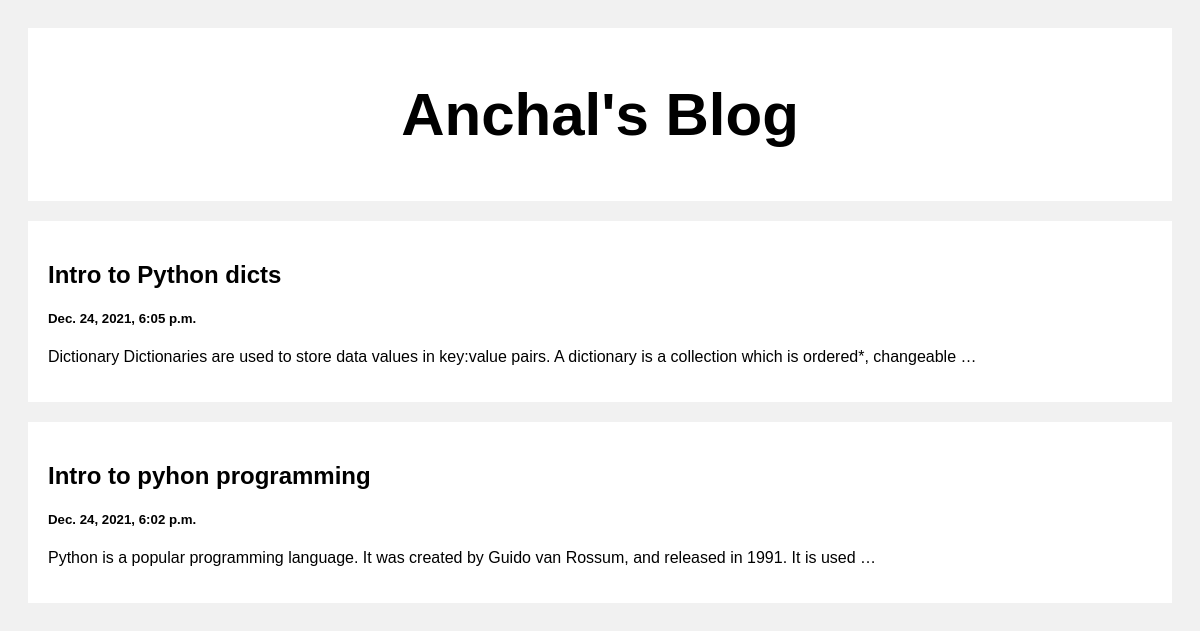
Page /post/ on the committed database.
### posts/models.py (models this page shows, shortened)
class Post(models.Model):
    title = models.CharField(max_length = 200)
    created_at = models.DateTimeField('date published')
    body = models.CharField(max_length = 500)

### posts/views.py (the view)
# urls.py: path('', views.index, name = "post"),
def index(request):
    posts = Post.objects.all()
    posts_data = {
        'posts':posts
    }
    return render(request, 'index.html', context=posts_data)

### templates/index.html (shortened to what this page needs)
<!DOCTYPE html>
<html>
<head>
</head>
<body>
<div class="header">
  <h2>Anchal's Blog</h2>
</div>
<div class="row">
  <div class="leftcolumn">
    {% for post in posts reversed %}
    <div class="card">
      <a style="text-decoration: none; color: black;" href="/post/{{post.id}}">
        <h2>{{post.title}}</h2>
        <h5>{{post.created_at}}</h5>
        <p>{{post.body|truncatewords:20}}</p>
      </a>
    </div>
    {% endfor %}
  </div>
</div>
</body>
</html>

### templates/index.html (style rules this page uses)
* { box-sizing: border-box; }
body { font-family: Arial; padding: 20px; background: #f1f1f1; }
.header { padding: 2px; font-size: 40px; text-align: center; background: white; }
.leftcolumn { float: left; width: 100%; }
.card { background-color: white; padding: 20px; margin-top: 20px; }
.row:after { content: ""; display: table; clear: both; }

### rows in the picture
Post: title "Intro to Python dicts", created_at "Dec. 24, 2021, 6:05 p.m.", body "Dictionary Dictionaries are used to store data values in key:value pairs. A dictionary is a collection which is ordered*, changeable …"
Post: title "Intro to pyhon programming", created_at "Dec. 24, 2021, 6:02 p.m.", body "Python is a popular programming language. It was created by Guido van Rossum, and released in 1991. It is used …"
